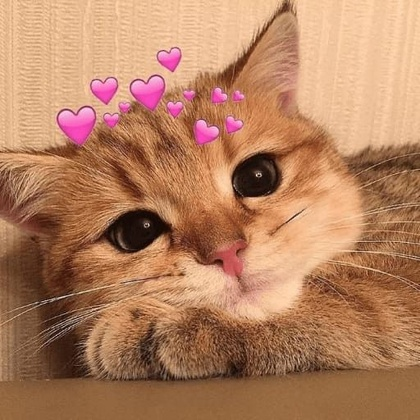
%> input picture Octave/test_img/cat.jpg, 420 x 420 px, shrunk from 512 x 512 before the run
$ octave zad2.m   (GNU Octave 9; MATLAB toolbox functions it lacks are replaced by stand-ins)
%> lines starting %> are read from the running program, lines starting %| are printed output that depends on the picture
# Znajd? w Internecie dwa obrazy o tych samych rozmiarach
# (np. oba maj?ce 512 kolumn na 512 wierszy) i ?ci?gnij je na lokalny dysk.
# Za?aduj je do Octave抋, a nast?pnie zr骲 z nich kola?:
# lewa po?owa pierwszego obrazka sklejona z praw? po?ow? drugiego.
# Otrzymany obraz zapisz na dysk.

CAT = imread('test_img/cat.jpg');
%> CAT is the input picture: size 420x420x3 uint8; mean R, G, B 180.4, 129.1, 95.8
DOG = imread('test_img/dog.jpg');
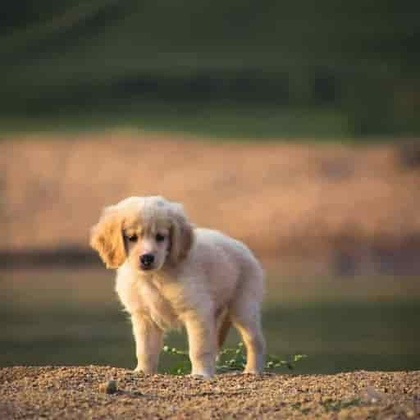
%> input picture Octave/test_img/dog.jpg, 420 x 420 px, shrunk from 512 x 512 before the run
%> DOG is the input picture: size 420x420x3 uint8; mean R, G, B 113.8, 97.3, 74.3

[liczba_wierszy, liczba_kolumn, liczba_warstw] = size(CAT);
%> liczba_wierszy = 420; liczba_kolumn = 420; liczba_warstw = 3

for y = 1:liczba_wierszy
  for x = 1:liczba_kolumn
    for z = 1:liczba_warstw
      if (x < liczba_kolumn/2)
        W(y,x,z) = CAT(y,x,z);
      else
        W(y,x,z) = DOG(y,x,z);
      endif
    end
  end
end
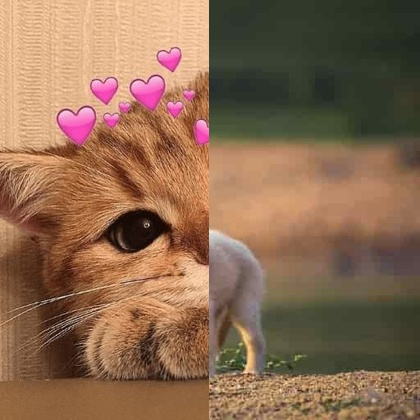
%> W: size 420x420x3 uint8; mean R, G, B 139.5, 106.6, 80.7

imwrite(W, 'zad2.png');
